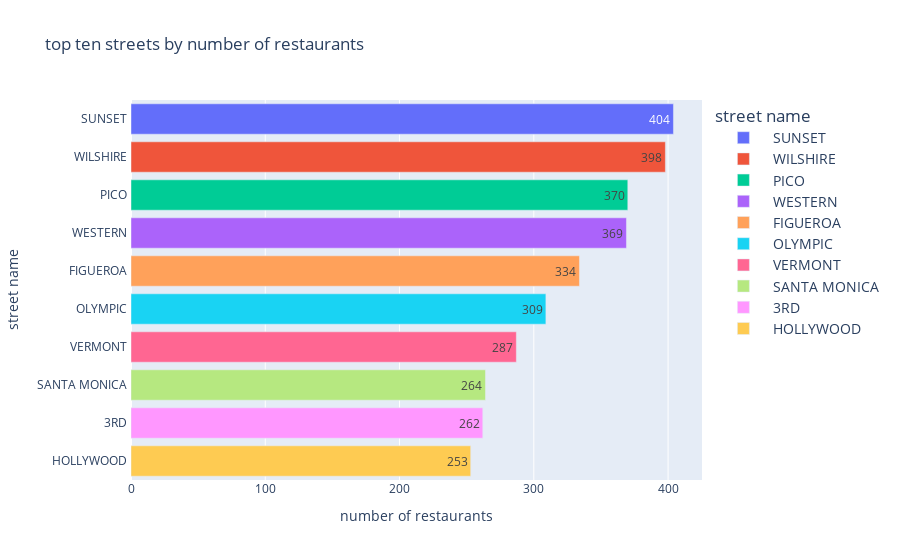

Notebook source saved alongside this figure:
### Markdown cell above
**graph of the top ten streets by number of restaurants**

### Code cell
street_rest_count= rest_data[~(rest_data['street']=="no street")].value_counts('street').reset_index()
street_rest_count.columns = ["street","count"]
figure = px.bar(street_rest_count.head(10),x="count",y="street",
                title="top ten streets by number of restaurants",
                labels={'street':"street name",'count':"number of restaurants"},
                color="street",
                orientation='h',
                text='count')
figure.update_layout(legend_itemwidth=50,legend_font_size=14)
figure.show()

### Figure 1 — Plotly figure (JSON) as saved in the notebook; plotly's stock layout.template omitted (floating-point values rounded to 4 significant figures)
{"data": [{"alignmentgroup": "True", "hovertemplate": "street name=%{y}<br>number of restaurants=%{text}<extra></extra>", "legendgroup": "SUNSET ", "marker": {"color": "#636efa", "pattern": {"shape": ""}}, "name": "SUNSET ", "offsetgroup": "SUNSET ", "orientation": "h", "showlegend": true, "text": ["404"], "textposition": "auto", "type": "bar", "x": [404], "xaxis": "x", "y": ["SUNSET "], "yaxis": "y"}, {"alignmentgroup": "True", "hovertemplate": "street name=%{y}<br>number of restaurants=%{text}<extra></extra>", "legendgroup": "WILSHIRE ", "marker": {"color": "#EF553B", "pattern": {"shape": ""}}, "name": "WILSHIRE ", "offsetgroup": "WILSHIRE ", "orientation": "h", "showlegend": true, "text": ["398"], "textposition": "auto", "type": "bar", "x": [398], "xaxis": "x", "y": ["WILSHIRE "], "yaxis": "y"}, {"alignmentgroup": "True", "hovertemplate": "street name=%{y}<br>number of restaurants=%{text}<extra></extra>", "legendgroup": "PICO ", "marker": {"color": "#00cc96", "pattern": {"shape": ""}}, "name": "PICO ", "offsetgroup": "PICO ", "orientation": "h", "showlegend": true, "text": ["370"], "textposition": "auto", "type": "bar", "x": [370], "xaxis": "x", "y": ["PICO "], "yaxis": "y"}, {"alignmentgroup": "True", "hovertemplate": "street name=%{y}<br>number of restaurants=%{text}<extra></extra>", "legendgroup": "WESTERN ", "marker": {"color": "#ab63fa", "pattern": {"shape": ""}}, "name": "WESTERN ", "offsetgroup": "WESTERN ", "orientation": "h", "showlegend": true, "text": ["369"], "textposition": "auto", "type": "bar", "x": [369], "xaxis": "x", "y": ["WESTERN "], "yaxis": "y"}, {"alignmentgroup": "True", "hovertemplate": "street name=%{y}<br>number of restaurants=%{text}<extra></extra>", "legendgroup": "FIGUEROA ", "marker": {"color": "#FFA15A", "pattern": {"shape": ""}}, "name": "FIGUEROA ", "offsetgroup": "FIGUEROA ", "orientation": "h", "showlegend": true, "text": ["334"], "textposition": "auto", "type": "bar", "x": [334], "xaxis": "x", "y": ["FIGUEROA "], "yaxis": "y"}, {"alignmentgroup": "True", "hovertemplate": "street name=%{y}<br>number of restaurants=%{text}<extra></extra>", "legendgroup": "OLYMPIC ", "marker": {"color": "#19d3f3", "pattern": {"shape": ""}}, "name": "OLYMPIC ", "offsetgroup": "OLYMPIC ", "orientation": "h", "showlegend": true, "text": ["309"], "textposition": "auto", "type": "bar", "x": [309], "xaxis": "x", "y": ["OLYMPIC "], "yaxis": "y"}, {"alignmentgroup": "True", "hovertemplate": "street name=%{y}<br>number of restaurants=%{text}<extra></extra>", "legendgroup": "VERMONT ", "marker": {"color": "#FF6692", "pattern": {"shape": ""}}, "name": "VERMONT ", "offsetgroup": "VERMONT ", "orientation": "h", "showlegend": true, "text": ["287"], "textposition": "auto", "type": "bar", "x": [287], "xaxis": "x", "y": ["VERMONT "], "yaxis": "y"}, {"alignmentgroup": "True", "hovertemplate": "street name=%{y}<br>number of restaurants=%{text}<extra></extra>", "legendgroup": "SANTA MONICA ", "marker": {"color": "#B6E880", "pattern": {"shape": ""}}, "name": "SANTA MONICA ", "offsetgroup": "SANTA MONICA ", "orientation": "h", "showlegend": true, "text": ["264"], "textposition": "auto", "type": "bar", "x": [264], "xaxis": "x", "y": ["SANTA MONICA "], "yaxis": "y"}, {"alignmentgroup": "True", "hovertemplate": "street name=%{y}<br>number of restaurants=%{text}<extra></extra>", "legendgroup": "3RD ", "marker": {"color": "#FF97FF", "pattern": {"shape": ""}}, "name": "3RD ", "offsetgroup": "3RD ", "orientation": "h", "showlegend": true, "text": ["262"], "textposition": "auto", "type": "bar", "x": [262], "xaxis": "x", "y": ["3RD "], "yaxis": "y"}, {"alignmentgroup": "True", "hovertemplate": "street name=%{y}<br>number of restaurants=%{text}<extra></extra>", "legendgroup": "HOLLYWOOD ", "marker": {"color": "#FECB52", "pattern": {"shape": ""}}, "name": "HOLLYWOOD ", "offsetgroup": "HOLLYWOOD ", "orientation": "h", "showlegend": true, "text": ["253"], "textposition": "auto", "type": "bar", "x": [253], "xaxis": "x", "y": ["HOLLYWOOD "], "yaxis": "y"}], "layout": {"barmode": "relative", "legend": {"font": {"size": 14}, "itemwidth": 50, "title": {"text": "street name"}, "tracegroupgap": 0}, "title": {"text": "top ten streets by number of restaurants"}, "xaxis": {"anchor": "y", "domain": [0, 1], "title": {"text": "number of restaurants"}}, "yaxis": {"anchor": "x", "categoryarray": ["HOLLYWOOD ", "3RD ", "SANTA MONICA ", "VERMONT ", "OLYMPIC ", "FIGUEROA ", "WESTERN ", "PICO ", "WILSHIRE ", "SUNSET "], "categoryorder": "array", "domain": [0, 1], "title": {"text": "street name"}}}}
